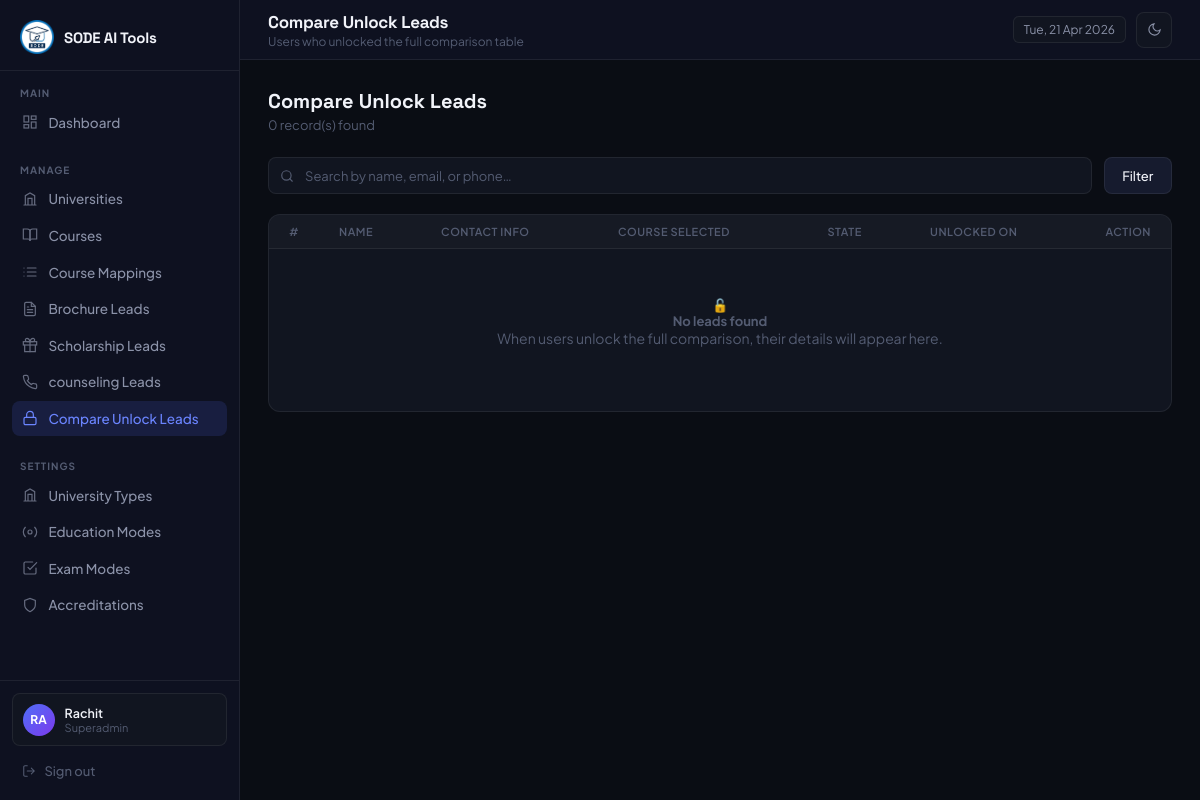
/admin/compare_unlock_leads.php (signed in), run on an earlier commit of the app's database.
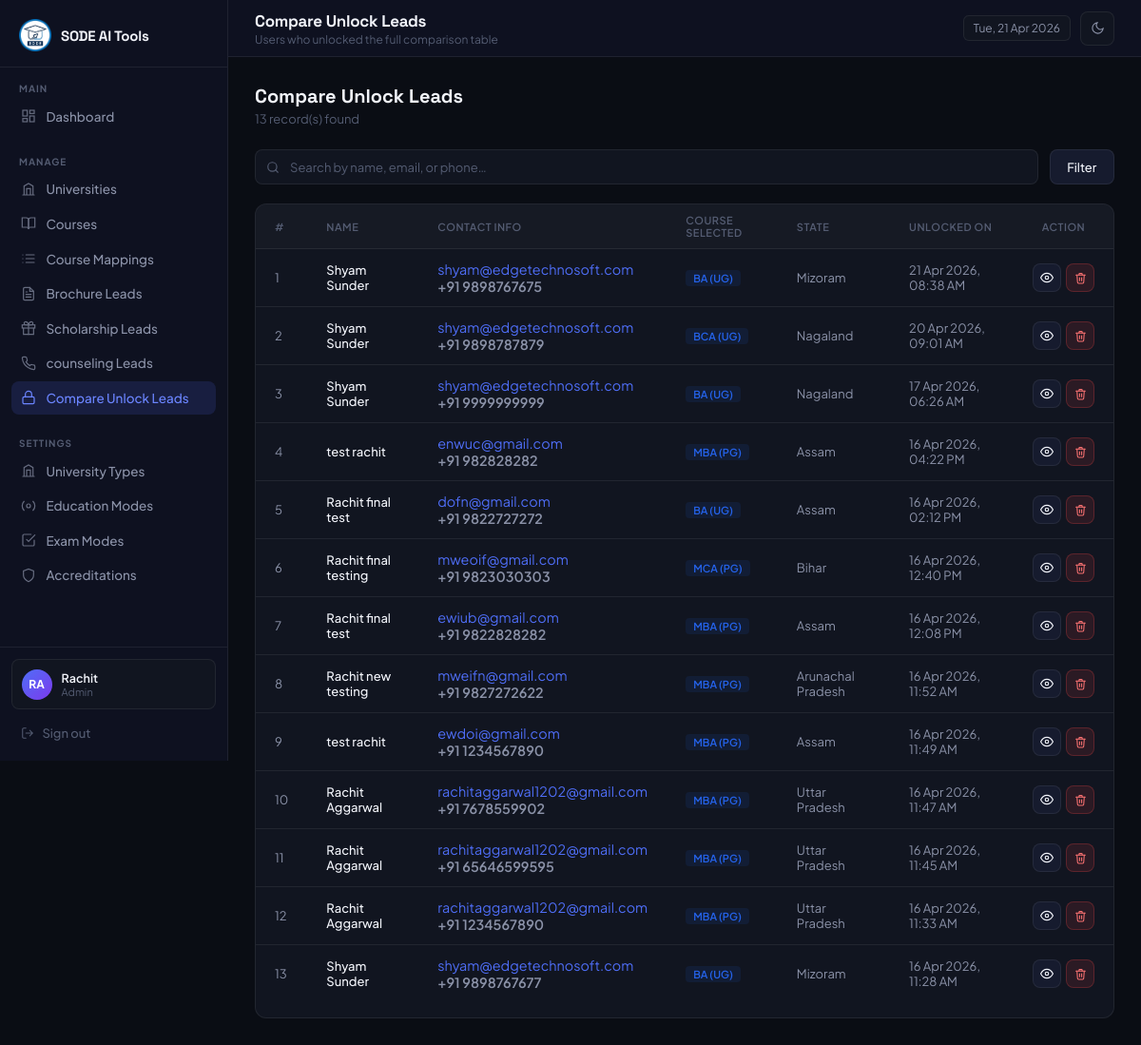
And on a later commit of the database.
### tables this page shows
CREATE TABLE `compare_unlock_leads` (
  `id` int(11) NOT NULL,
  `name` varchar(150) NOT NULL,
  `email` varchar(200) NOT NULL,
  `country_code` varchar(10) DEFAULT '+91',
  `phone` varchar(20) NOT NULL,
  `course` varchar(200) DEFAULT NULL,
  `state` varchar(100) DEFAULT NULL,
  `page_url` text DEFAULT NULL,
  `user_ip` varchar(50) DEFAULT NULL,
  `created_at` datetime NOT NULL
);

### includes/helpers.php (called while the page is built, shortened)
<?php
function e(mixed $val): string {
    return htmlspecialchars((string)$val, ENT_QUOTES, 'UTF-8');
}

### admin/compare_unlock_leads.php (the view, shortened to what this page needs)
<?php
require_once '../includes/db.php';
require_once '../includes/helpers.php';
$search = trim($_GET['search'] ?? '');
$where = ["1 = 1"];
$params = [];
$sql = "SELECT id, name, email, country_code, phone, course, state, page_url, user_ip, created_at
        FROM compare_unlock_leads
        WHERE " . implode(' AND ', $where) . "
        ORDER BY created_at DESC";
try {
    $stmt = $pdo->prepare($sql);
    $stmt->execute($params);
    $leads = $stmt->fetchAll(PDO::FETCH_ASSOC);
} catch (PDOException $e) {
    $leads = [];
    if ($e->getCode() == '42S02') {
        $table_missing = true;
    }
}
$active_page = 'compare_unlock_leads';
$page_title = 'Compare Unlock Leads';
$page_subtitle = 'Users who unlocked the full comparison table';
?>
<!DOCTYPE html>
<html lang="en">
<head>
</head>
<body>
  <?php require_once __DIR__ . '/includes/sidebar.php'; ?>
  <main class="main">
    <?php require_once __DIR__ . '/includes/topbar.php'; ?>
    <div class="content">
      <div class="page-header">
        <div>
          <h3>Compare Unlock Leads</h3>
          <p><?= count($leads) ?> record(s) found</p>
        </div>
      </div>
      <div class="search-bar">
        <form method="GET" style="display:contents;">
          <div class="search-input-wrap" style="flex:1;">
            <input type="text" name="search" placeholder="Search by name, email, or phone…" value="<?= e($search) ?>" style="width:100%;">
          </div>
          <button type="submit" class="btn btn-secondary">Filter</button>
        </form>
      </div>
      <div class="panel">
        <div class="table-responsive">
          <table>
          <thead>
            <tr>
              <th style="width:50px;">#</th>
              <th>Name</th>
              <th>Contact Info</th>
              <th>Course Selected</th>
              <th>State</th>
              <th>Unlocked On</th>
              <th style="width:80px; text-align:center;">Action</th>
            </tr>
          </thead>
          <tbody>
            <?php if ($leads): ?>
              <?php foreach ($leads as $i => $l): ?>
                <tr>
                  <td data-label="#"><?= $i + 1 ?></td>
                  <td data-label="Name">
                      <div class="cell-name"><?= e($l['name']) ?></div>
                  </td>
                  <td data-label="Contact">
                      <div style="font-size:0.9rem;">
                          <div style="color:var(--accent);"><?= e($l['email']) ?></div>
                          <div style="color:var(--text-m); font-weight:600;"><?= e($l['country_code']) ?> <?= e($l['phone']) ?></div>
                      </div>
                  </td>
                  <td data-label="Course">
                      <span class="badge" style="background:rgba(37,99,235,0.1); color:#2563eb;">
                          <?= e($l['course'] ?: 'N/A') ?>
                      </span>
                  </td>
                  <td data-label="State"><?= e($l['state'] ?: 'N/A') ?></td>
                  <td data-label="Unlocked On"><?= date('d M Y, h:i A', strtotime($l['created_at'])) ?></td>
                  <td data-label="Action">
                    <div class="action-col" style="justify-content:center; gap:5px;">
                      <a href="compare_unlock_lead_view.php?id=<?= $l['id'] ?>" class="btn btn-secondary btn-sm btn-icon" title="View Details">
                        <svg width="14" height="14" viewBox="0 0 24 24" fill="none" stroke="currentColor" stroke-width="2" stroke-linecap="round"><path d="M1 12s4-8 11-8 11 8 11 8-4 8-11 8-11-8-11-8z"/><circle cx="12" cy="12" r="3"/></svg>
                      </a>
                      <form method="POST" style="display:inline;">
                        <button type="submit" class="btn btn-danger btn-sm btn-icon" title="Delete Lead" data-confirm="Delete compare unlock lead for '<?= e($l['name']) ?>'? This cannot be undone.">
                          <svg width="13" height="13" viewBox="0 0 24 24" fill="none" stroke="currentColor" stroke-width="2" stroke-linecap="round"><polyline points="3 6 5 6 21 6" /><path d="M19 6l-1 14a2 2 0 0 1-2 2H8a2 2 0 0 1-2-2L5 6" /><path d="M10 11v6M14 11v6" /><path d="M9 6V4a1 1 0 0 1 1-1h4a1 1 0 0 1 1 1v2" /></svg>
                        </button>
                      </form>
                    </div>
                  </td>
                </tr>
              <?php endforeach; ?>
            <?php else: ?>
              <tr>
                <td colspan="7" class="empty-state">
                  <div class="empty-icon">🔓</div>
                  <h4>No leads found</h4>
                  <p>When users unlock the full comparison, their details will appear here.</p>
                </td>
              </tr>
            <?php endif; ?>
          </tbody>
          </table>
        </div>
      </div>
    </div>
  </main>
</body>
</html>

### admin/includes/sidebar.php (shortened to what this page needs)
<?php
function _nav_cls(string $page, string $cur): string
{
  return 'nav-item' . ($page === $cur ? ' active' : '');
}
$_logout_url = ADMIN_URL . '/logout.php';
?>
<aside class="sidebar" id="sidebar">
  <div class="sidebar-brand">
    <div class="logo-icon"><img style="width:100%;" src="<?= ADMIN_URL ?>/assets/images/favicon.png"></div>
    <span>SODE AI Tools</span>
  </div>
  <nav class="sidebar-nav">
    <div class="nav-section">
      <div class="nav-section-label">Main</div>
      <a href="<?= ADMIN_URL ?>/dashboard.php" class="<?= _nav_cls('dashboard', $active_page) ?>">
        <svg width="16" height="16" viewBox="0 0 24 24" fill="none" stroke="currentColor" stroke-width="1.8"
          stroke-linecap="round">
          <rect x="3" y="3" width="7" height="9" />
          <rect x="14" y="3" width="7" height="5" />
          <rect x="14" y="12" width="7" height="9" />
          <rect x="3" y="16" width="7" height="5" />
        </svg>
        Dashboard
      </a>
    </div>
    <div class="nav-section">
      <div class="nav-section-label">Manage</div>
      <a href="<?= ADMIN_URL ?>/universities/index.php" class="<?= _nav_cls('universities', $active_page) ?>">
        <svg width="16" height="16" viewBox="0 0 24 24" fill="none" stroke="currentColor" stroke-width="1.8"
          stroke-linecap="round">
          <path d="M3 21h18M5 21V7l7-4 7 4v14M9 21V11h6v10" />
        </svg>
        Universities
      </a>
      <a href="<?= ADMIN_URL ?>/courses/index.php" class="<?= _nav_cls('courses', $active_page) ?>">
        <svg width="16" height="16" viewBox="0 0 24 24" fill="none" stroke="currentColor" stroke-width="1.8"
          stroke-linecap="round">
          <path d="M2 3h6a4 4 0 0 1 4 4v14a3 3 0 0 0-3-3H2z" />
          <path d="M22 3h-6a4 4 0 0 0-4 4v14a3 3 0 0 1 3-3h7z" />
        </svg>
        Courses
      </a>
      <a href="<?= ADMIN_URL ?>/mappings/index.php" class="<?= _nav_cls('mappings', $active_page) ?>">
        <svg width="16" height="16" viewBox="0 0 24 24" fill="none" stroke="currentColor" stroke-width="1.8"
          stroke-linecap="round">
          <path d="M8 6h13M8 12h13M8 18h13M3 6h.01M3 12h.01M3 18h.01" />
        </svg>
        Course Mappings
      </a>
      <a href="<?= ADMIN_URL ?>/leads.php" class="<?= _nav_cls('leads', $active_page) ?>">
        Brochure Leads
      </a>
      <a href="<?= ADMIN_URL ?>/scholarship_leads.php" class="<?= _nav_cls('scholarship_leads', $active_page) ?>">
        Scholarship Leads
      </a>
      <a href="<?= ADMIN_URL ?>/counseling_leads.php" class="<?= _nav_cls('counseling_leads', $active_page) ?>">
        counseling Leads
      </a>
      <a href="<?= ADMIN_URL ?>/compare_unlock_leads.php" class="<?= _nav_cls('compare_unlock_leads', $active_page) ?>">
        <svg width="16" height="16" viewBox="0 0 24 24" fill="none" stroke="currentColor" stroke-width="1.8"
          stroke-linecap="round">
          <rect x="3" y="11" width="18" height="11" rx="2" ry="2"></rect>
          <path d="M7 11V7a5 5 0 0 1 10 0v4"></path>
        </svg>
        Compare Unlock Leads
      </a>
    </div>
    <div class="nav-section">
      <div class="nav-section-label">Settings</div>
      <a href="<?= ADMIN_URL ?>/masters/university_types.php" class="<?= _nav_cls('university_types', $active_page) ?>">
        <svg width="16" height="16" viewBox="0 0 24 24" fill="none" stroke="currentColor" stroke-width="1.8"
          stroke-linecap="round">
          <path d="M3 21h18M5 21V7l7-4 7 4v14M9 21V11h6v10" />
        </svg>
        University Types
      </a>
      <a href="<?= ADMIN_URL ?>/masters/modes.php" class="<?= _nav_cls('modes', $active_page) ?>">
        <svg width="16" height="16" viewBox="0 0 24 24" fill="none" stroke="currentColor" stroke-width="1.8"
          stroke-linecap="round">
          <circle cx="12" cy="12" r="3" />
          <path d="M19.07 4.93a10 10 0 0 1 0 14.14M4.93 4.93a10 10 0 0 0 0 14.14" />
        </svg>
        Education Modes
      </a>
      <a href="<?= ADMIN_URL ?>/masters/exam_modes.php" class="<?= _nav_cls('exam_modes', $active_page) ?>">
        <svg width="16" height="16" viewBox="0 0 24 24" fill="none" stroke="currentColor" stroke-width="1.8"
          stroke-linecap="round">
          <path d="M9 11l3 3L22 4" />
          <path d="M21 12v7a2 2 0 0 1-2 2H5a2 2 0 0 1-2-2V5a2 2 0 0 1 2-2h11" />
        </svg>
        Exam Modes
      </a>
      <a href="<?= ADMIN_URL ?>/masters/accreditations.php" class="<?= _nav_cls('accreditations', $active_page) ?>">
        <svg width="16" height="16" viewBox="0 0 24 24" fill="none" stroke="currentColor" stroke-width="1.8"
          stroke-linecap="round">
          <path d="M12 22s8-4 8-10V5l-8-3-8 3v7c0 6 8 10 8 10z" />
        </svg>
        Accreditations
      </a>
    </div>
  </nav>
  <div class="sidebar-footer">
    <div class="user-info">
      <div class="avatar"><?= strtoupper(substr($_SESSION['admin_name'], 0, 2)) ?></div>
      <div class="user-meta">
        <span class="uname"><?= htmlspecialchars($_SESSION['admin_name']) ?></span>
        <span class="urole"><?= htmlspecialchars($_SESSION['admin_role']) ?></span>
      </div>
    </div>
    <form method="POST" action="<?= $_logout_url ?>">
      <button type="submit" class="btn-logout">
        <svg width="14" height="14" viewBox="0 0 24 24" fill="none" stroke="currentColor" stroke-width="1.8"
          stroke-linecap="round">
          <path d="M9 21H5a2 2 0 0 1-2-2V5a2 2 0 0 1 2-2h4M16 17l5-5-5-5M21 12H9" />
        </svg>
        Sign out
      </button>
    </form>
  </div>
</aside>

### admin/includes/topbar.php (shortened to what this page needs)
<div class="topbar">
  <div class="topbar-left-wrap">
    <div class="topbar-left">
      <h2><?= htmlspecialchars($page_title) ?></h2>
      <?php if ($page_subtitle): ?>
        <p><?= htmlspecialchars($page_subtitle) ?></p>
      <?php endif; ?>
    </div>
  </div>
  <div class="topbar-right">
    <div class="badge-date"><?= date('D, d M Y') ?></div>
    <button class="btn-theme-toggle" id="themeToggle" aria-label="Toggle theme" title="Toggle light/dark mode">
      <span class="icon-dark">
        <svg width="15" height="15" viewBox="0 0 24 24" fill="none" stroke="currentColor" stroke-width="1.8" stroke-linecap="round">
          <path d="M21 12.79A9 9 0 1 1 11.21 3 7 7 0 0 0 21 12.79z"/>
        </svg>
      </span>
    </button>
  </div>
</div>

What changed in the data, as far as the page shows it:
added compare_unlock_leads: name "Shyam Sunder", email "shyam@edgetechnosoft.com", country_code "+91", phone "9898767675", course "BA (UG)", state "Mizoram", created_at "21 Apr 2026, 08:38 AM"
added compare_unlock_leads: name "Shyam Sunder", email "shyam@edgetechnosoft.com", country_code "+91", phone "9898787879", course "BCA (UG)", state "Nagaland", created_at "20 Apr 2026, 09:01 AM"
added compare_unlock_leads: name "Shyam Sunder", email "shyam@edgetechnosoft.com", country_code "+91", phone "9999999999", course "BA (UG)", state "Nagaland", created_at "17 Apr 2026, 06:26 AM"
added compare_unlock_leads: name "test rachit", email "enwuc@gmail.com", country_code "+91", phone "982828282", course "MBA (PG)", state "Assam", created_at "16 Apr 2026, 04:22 PM"
added compare_unlock_leads: name "Rachit final test", email "dofn@gmail.com", country_code "+91", phone "9822727272", course "BA (UG)", state "Assam", created_at "16 Apr 2026, 02:12 PM"
added compare_unlock_leads: name "Rachit final testing", email "mweoif@gmail.com", country_code "+91", phone "9823030303", course "MCA (PG)", state "Bihar", created_at "16 Apr 2026, 12:40 PM"
added compare_unlock_leads: name "Rachit final test", email "ewiub@gmail.com", country_code "+91", phone "9822828282", course "MBA (PG)", state "Assam", created_at "16 Apr 2026, 12:08 PM"
added compare_unlock_leads: name "Rachit new testing", email "mweifn@gmail.com", country_code "+91", phone "9827272622", course "MBA (PG)", state "Arunachal Pradesh", created_at "16 Apr 2026, 11:52 AM"
added compare_unlock_leads: name "test rachit", email "ewdoi@gmail.com", country_code "+91", phone "1234567890", course "MBA (PG)", state "Assam", created_at "16 Apr 2026, 11:49 AM"
added compare_unlock_leads: name "Rachit Aggarwal", email "rachitaggarwal1202@gmail.com", country_code "+91", phone "7678559902", course "MBA (PG)", state "Uttar Pradesh", created_at "16 Apr 2026, 11:47 AM"
added compare_unlock_leads: name "Rachit Aggarwal", email "rachitaggarwal1202@gmail.com", country_code "+91", phone "65646599595", course "MBA (PG)", state "Uttar Pradesh", created_at "16 Apr 2026, 11:45 AM"
added compare_unlock_leads: name "Rachit Aggarwal", email "rachitaggarwal1202@gmail.com", country_code "+91", phone "1234567890", course "MBA (PG)", state "Uttar Pradesh", created_at "16 Apr 2026, 11:33 AM"
added compare_unlock_leads: name "Shyam Sunder", email "shyam@edgetechnosoft.com", country_code "+91", phone "9898767677", course "BA (UG)", state "Mizoram", created_at "16 Apr 2026, 11:28 AM"
Also different on the page:
$_SESSION['admin_role']: "Superadmin" → "Admin"
count($leads): "0" → "13"
text no longer shown: "🔓 No leads found When users unlock the full comparison, their details will appear here."
